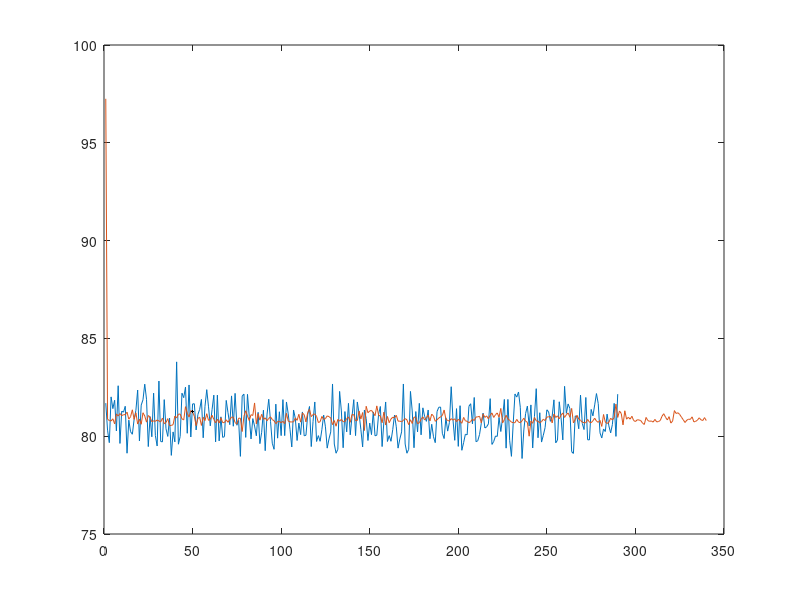

The MATLAB source for this figure:
%400 S/s

ca0=[81.69,80.31,79.67,82.01,81.41,81.84,80.27,82.58,79.63,81.28,81.23,81.53,79.13,80.82,80.23,80.10,80.86,81.32,82.36,79.76,81.59,81.86,82.66,81.89,79.47,81.00,79.97,82.20,80.03,79.50,82.82,79.73,79.71,81.87,80.38,79.99,80.93,79.02,80.22,79.71,83.80,79.59,79.99,82.20,81.97,82.51,80.15,82.62,79.96,81.65];
ca1=[81.66,80.32,81.11,81.37,81.88,79.92,81.52,82.38,81.50,80.53,81.36,82.10,79.71,82.10,79.76,80.99,79.94,79.98,81.83,81.20,80.59,82.06,80.51,82.19,80.56,80.81,78.97,82.05,82.15,79.94,82.14,81.00,79.86,80.90,80.52,80.02,81.22,79.62,80.20,81.33,79.26,81.09,81.89,80.76,79.64,79.33,81.64,79.90,81.25,80.03];
ca2=[81.87,80.03,81.75,81.14,80.35,79.45,81.34,80.91,79.78,80.67,80.08,81.24,80.02,80.05,81.11,81.52,79.47,80.75,81.75,79.73,80.03,79.74,80.34,81.08,80.48,79.39,79.86,80.22,82.67,79.60,79.13,79.33,82.29,81.29,79.41,81.26,80.22,81.68,80.07,81.,81.87,80.03,81.75,81.14,80.35,79.45,81.34,80.91,79.78,80.67];
ca3=[80.08,81.24,80.02,80.05,81.11,81.52,79.47,80.75,81.75,79.73,80.03,79.74,80.34,81.08,80.48,79.39,79.86,80.22,82.67,79.60,79.13,79.33,82.29,81.29,79.41,81.26,80.22,81.68,80.07,81.45,81.01,80.76,81.34,79.87,80.61,79.97,79.67,81.26,81.48,81.49];
ca4=[80.15,79.88,80.94,80.26,80.71,82.53,80.85,79.79,81.41,79.48,81.56,79.28,79.67,80.10,80.07,81.53,81.66,80.63,81.98,79.72,79.77,80.09,80.67,81.18,80.42,80.48,80.63,81.92,79.58,79.73,80.01,79.99,80.96,80.24,80.94,81.88,79.39,81.88,79.79,78.97,80.66,82.16,82.00,82.26,81.48,78.86,80.32,81.16,81.54,80.52];
ca5=[81.60,79.40,81.01,82.43,79.92,81.20,79.70,80.05,80.44,81.35,81.24,80.76,81.03,81.86,79.66,79.80,81.76,80.95,79.81,82.55,81.17,81.65,81.41,79.21,79.12,81.04,80.99,80.38,82.10,80.65,80.34,81.98,79.82,79.81,81.37,81.04,81.60,82.18,81.67,80.17,79.91,80.37,80.24,81.13,80.53,80.17,80.60,81.68,79.99,82.15];


ca0_media= mean(ca0);
ca1_media= mean(ca1);
ca2_media= mean(ca2);
ca3_media= mean(ca3);
ca4_media= mean(ca4);
ca5_media= mean(ca5);









%100 S/s
cb0=[97.25,80.87,80.80,80.78,80.89,80.63,81.14,81.03,81.16,81.05,81.10,81.10,81.23,80.87,81.00,81.35,80.86,81.20,80.62,80.87,80.61,81.20,81.03,80.72,81.06,80.97,80.74,80.79,80.76,80.83,80.78,80.73,80.93,80.64,80.70,80.90,80.54,80.55,80.59,81.03,80.93,81.13,81.13,80.89,80.83,81.51,81.17,80.98,81.31,81.24];
cb1=[81.02,80.54,80.91,80.97,80.55,80.97,80.80,81.15,80.81,80.86,81.07,80.86,80.68,80.87,80.67,80.94,80.69,80.70,80.84,80.71,80.85,80.98,80.97,80.70,80.62,80.92,80.92,80.24,81.02,81.30,81.03,80.80,81.10,81.06,81.70,80.63,81.15,80.82,81.12,80.86,80.94,80.79,80.91,80.99,80.85,80.79,80.64,80.75,80.76,80.69];
cb2=[80.76,80.64,81.17,80.77,80.73,80.73,80.73,80.93,80.81,81.12,80.72,81.19,81.10,80.73,81.21,81.37,81.00,81.11,81.14,81.01,80.70,80.74,81.01,80.86,80.90,81.04,81.00,80.93,80.59,80.80,80.51,80.86,80.77,80.86,80.74,80.75,80.90,80.99,80.71,81.11,81.10,80.79,80.80,81.29,80.88,81.21,80.29,81.53,81.20,81.29];
cb3=[81.32,81.20,81.05,81.55,81.08,81.03,80.69,81.23,80.57,81.01,80.69,80.88,80.97,80.94,81.07,80.77,80.77,80.74,80.81,80.90,80.84,80.59,80.84,80.65,80.98,80.96,80.64,80.69,80.86,80.99,80.83,80.94,81.08,80.78,81.13,81.03,80.76,80.84,80.93,80.99,81.06,81.34,80.87,80.80,80.78,80.90,80.82,80.89,80.74,80.87];
cb4=[80.78,80.66,80.96,80.79,80.76,80.69,80.75,80.87,80.80,80.98,80.99,81.02,80.68,81.14,80.96,81.04,80.89,81.07,81.19,80.96,81.10,81.19,80.97,81.42,80.68,80.85,81.07,80.88,80.81,80.72,80.69,80.69,80.86,80.72,80.69,80.79,80.92,80.77,80.71,80.,80.78,80.66,80.96,80.79,80.76,80.69,80.75,80.87,80.80,80.98,80.99,81.02,80.68,81.14,80.96,81.04,80.89,81.07,81.19,80.96,81.10,81.19,80.97,81.42,80.68,80.85,81.07,80.88,80.81,80.72,80.69,80.69,80.86,80.72,80.69,80.79,80.92,80.77,80.71,80.81,80.50,81.11,80.72,80.65,80.71,80.92,80.83,80.96,81.64,80.96];
cb5=[81.29,81.16,80.58,81.30,80.87,80.97,80.87,81.02,80.80,80.75,80.84,80.83,80.80,80.67,80.60,80.96,80.80,80.76,80.78,80.72,80.86,80.73,80.75,80.80,81.02,81.15,80.97,80.83,81.00,80.67,80.78,81.31,81.16,81.20,81.11,80.97,80.84,80.70,80.82,80.87,80.86,80.99,80.73,80.76,80.82,80.94,80.84,80.80,80.95,80.80];






cb0_media= mean(cb0)*ones(1,length(cb0));
cb1_media= mean(cb1);
cb2_media= mean(cb2);
cb3_media= mean(cb3);
cb4_media= mean(cb4);
cb5_media= mean(cb5);




ca=[ca0, ca1, ca2, ca3, ca4, ca5];
cb=[cb0, cb1, cb2, cb3, cb4, cb5];


xa=1:1:length(ca);
xb=1:1:length(cb);





hold off
plot(xa, ca)
hold on
plot(xb, cb)


%plot(xa, ca0_media, 'r')
%plot(xa, ca1_media, 'r')
%plot(xa, ca2_media, 'r')
%plot(xa, ca3_media, 'r')
%plot(xa, ca4_media, 'r')
%plot(xa, ca5_media, 'r')



plot(length(cb0), cb0_media, 'k')
%plot(xb, cb1_media, 'k')
%plot(xb, cb2_media, 'k')
%plot(xb, cb3_media, 'k')
%plot(xb, cb4_media, 'k')
%plot(xb, cb5_media, 'k')















